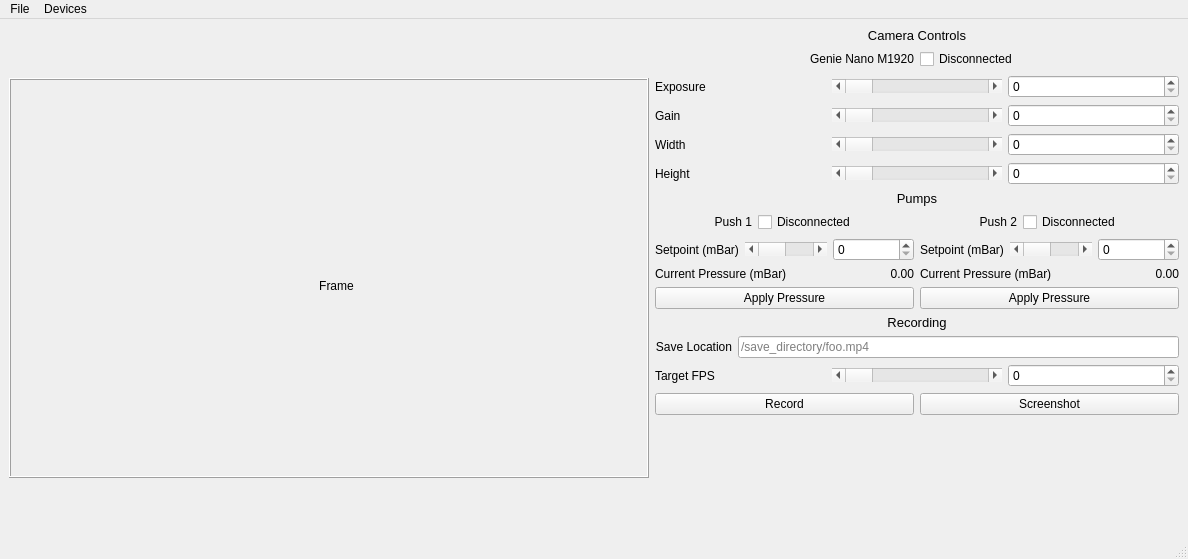
<?xml version="1.0" encoding="UTF-8"?>
<ui version="4.0">
 <class>MainWindow</class>
 <widget class="QMainWindow" name="MainWindow">
  <property name="geometry">
   <rect>
    <x>0</x>
    <y>0</y>
    <width>1188</width>
    <height>559</height>
   </rect>
  </property>
  <property name="windowTitle">
   <string>MainWindow</string>
  </property>
  <widget class="QWidget" name="centralwidget">
   <layout class="QHBoxLayout" name="horizontalLayout_15">
    <item>
     <widget class="QFrame" name="frame">
      <property name="minimumSize">
       <size>
        <width>640</width>
        <height>400</height>
       </size>
      </property>
      <property name="maximumSize">
       <size>
        <width>640</width>
        <height>400</height>
       </size>
      </property>
      <property name="frameShape">
       <enum>QFrame::Shape::Box</enum>
      </property>
      <property name="frameShadow">
       <enum>QFrame::Shadow::Raised</enum>
      </property>
      <widget class="QLabel" name="label">
       <property name="geometry">
        <rect>
         <x>300</x>
         <y>200</y>
         <width>55</width>
         <height>16</height>
        </rect>
       </property>
       <property name="text">
        <string>Frame</string>
       </property>
       <property name="alignment">
        <set>Qt::AlignmentFlag::AlignCenter</set>
       </property>
      </widget>
     </widget>
    </item>
    <item>
     <layout class="QGridLayout" name="gridLayout">
      <item row="4" column="0">
       <spacer name="verticalSpacer">
        <property name="orientation">
         <enum>Qt::Orientation::Vertical</enum>
        </property>
        <property name="sizeHint" stdset="0">
         <size>
          <width>20</width>
          <height>40</height>
         </size>
        </property>
       </spacer>
      </item>
      <item row="2" column="0">
       <layout class="QVBoxLayout" name="verticalLayout_4">
        <item>
         <widget class="QLabel" name="label_7">
          <property name="font">
           <font>
            <pointsize>10</pointsize>
           </font>
          </property>
          <property name="text">
           <string>Pumps</string>
          </property>
          <property name="alignment">
           <set>Qt::AlignmentFlag::AlignCenter</set>
          </property>
         </widget>
        </item>
        <item>
         <layout class="QHBoxLayout" name="horizontalLayout_8">
          <item>
           <layout class="QVBoxLayout" name="verticalLayout_2">
            <item>
             <layout class="QHBoxLayout" name="horizontalLayout_6">
              <item>
               <spacer name="horizontalSpacer_2">
                <property name="orientation">
                 <enum>Qt::Orientation::Horizontal</enum>
                </property>
                <property name="sizeHint" stdset="0">
                 <size>
                  <width>40</width>
                  <height>20</height>
                 </size>
                </property>
               </spacer>
              </item>
              <item>
               <widget class="QLabel" name="label_6">
                <property name="text">
                 <string>Push 1</string>
                </property>
                <property name="alignment">
                 <set>Qt::AlignmentFlag::AlignRight|Qt::AlignmentFlag::AlignTrailing|Qt::AlignmentFlag::AlignVCenter</set>
                </property>
               </widget>
              </item>
              <item>
               <widget class="QCheckBox" name="checkBox">
                <property name="text">
                 <string>Disconnected</string>
                </property>
               </widget>
              </item>
              <item>
               <spacer name="horizontalSpacer">
                <property name="orientation">
                 <enum>Qt::Orientation::Horizontal</enum>
                </property>
                <property name="sizeHint" stdset="0">
                 <size>
                  <width>40</width>
                  <height>20</height>
                 </size>
                </property>
               </spacer>
              </item>
             </layout>
            </item>
            <item>
             <layout class="QHBoxLayout" name="horizontalLayout_5">
              <item>
               <widget class="QLabel" name="label_9">
                <property name="text">
                 <string>Setpoint (mBar)</string>
                </property>
               </widget>
              </item>
              <item>
               <widget class="QScrollBar" name="horizontalScrollBar_5">
                <property name="orientation">
                 <enum>Qt::Orientation::Horizontal</enum>
                </property>
               </widget>
              </item>
              <item>
               <widget class="QSpinBox" name="spinBox_5"/>
              </item>
             </layout>
            </item>
            <item>
             <layout class="QHBoxLayout" name="horizontalLayout_7">
              <item>
               <widget class="QLabel" name="label_10">
                <property name="text">
                 <string>Current Pressure (mBar)</string>
                </property>
               </widget>
              </item>
              <item>
               <widget class="QLabel" name="label_11">
                <property name="text">
                 <string>0.00</string>
                </property>
                <property name="alignment">
                 <set>Qt::AlignmentFlag::AlignRight|Qt::AlignmentFlag::AlignTrailing|Qt::AlignmentFlag::AlignVCenter</set>
                </property>
               </widget>
              </item>
             </layout>
            </item>
            <item>
             <widget class="QPushButton" name="pushButton">
              <property name="text">
               <string>Apply Pressure</string>
              </property>
              <property name="checkable">
               <bool>true</bool>
              </property>
             </widget>
            </item>
           </layout>
          </item>
          <item>
           <layout class="QVBoxLayout" name="verticalLayout_3">
            <item>
             <layout class="QHBoxLayout" name="horizontalLayout_13">
              <item>
               <spacer name="horizontalSpacer_3">
                <property name="orientation">
                 <enum>Qt::Orientation::Horizontal</enum>
                </property>
                <property name="sizeHint" stdset="0">
                 <size>
                  <width>40</width>
                  <height>20</height>
                 </size>
                </property>
               </spacer>
              </item>
              <item>
               <widget class="QLabel" name="label_12">
                <property name="text">
                 <string>Push 2</string>
                </property>
                <property name="alignment">
                 <set>Qt::AlignmentFlag::AlignRight|Qt::AlignmentFlag::AlignTrailing|Qt::AlignmentFlag::AlignVCenter</set>
                </property>
               </widget>
              </item>
              <item>
               <widget class="QCheckBox" name="checkBox_2">
                <property name="text">
                 <string>Disconnected</string>
                </property>
               </widget>
              </item>
              <item>
               <spacer name="horizontalSpacer_4">
                <property name="orientation">
                 <enum>Qt::Orientation::Horizontal</enum>
                </property>
                <property name="sizeHint" stdset="0">
                 <size>
                  <width>40</width>
                  <height>20</height>
                 </size>
                </property>
               </spacer>
              </item>
             </layout>
            </item>
            <item>
             <layout class="QHBoxLayout" name="horizontalLayout_9">
              <item>
               <widget class="QLabel" name="label_13">
                <property name="text">
                 <string>Setpoint (mBar)</string>
                </property>
               </widget>
              </item>
              <item>
               <widget class="QScrollBar" name="horizontalScrollBar_6">
                <property name="orientation">
                 <enum>Qt::Orientation::Horizontal</enum>
                </property>
               </widget>
              </item>
              <item>
               <widget class="QSpinBox" name="spinBox_6"/>
              </item>
             </layout>
            </item>
            <item>
             <layout class="QHBoxLayout" name="horizontalLayout_10">
              <item>
               <widget class="QLabel" name="label_14">
                <property name="text">
                 <string>Current Pressure (mBar)</string>
                </property>
               </widget>
              </item>
              <item>
               <widget class="QLabel" name="label_15">
                <property name="text">
                 <string>0.00</string>
                </property>
                <property name="alignment">
                 <set>Qt::AlignmentFlag::AlignRight|Qt::AlignmentFlag::AlignTrailing|Qt::AlignmentFlag::AlignVCenter</set>
                </property>
               </widget>
              </item>
             </layout>
            </item>
            <item>
             <widget class="QPushButton" name="pushButton_2">
              <property name="text">
               <string>Apply Pressure</string>
              </property>
              <property name="checkable">
               <bool>true</bool>
              </property>
             </widget>
            </item>
           </layout>
          </item>
         </layout>
        </item>
       </layout>
      </item>
      <item row="0" column="0">
       <layout class="QVBoxLayout" name="verticalLayout_5">
        <item>
         <widget class="QLabel" name="label_8">
          <property name="font">
           <font>
            <pointsize>10</pointsize>
           </font>
          </property>
          <property name="text">
           <string>Camera Controls</string>
          </property>
          <property name="alignment">
           <set>Qt::AlignmentFlag::AlignCenter</set>
          </property>
         </widget>
        </item>
        <item>
         <layout class="QVBoxLayout" name="verticalLayout">
          <item>
           <layout class="QHBoxLayout" name="horizontalLayout_12">
            <item>
             <widget class="QLabel" name="label_16">
              <property name="layoutDirection">
               <enum>Qt::LayoutDirection::LeftToRight</enum>
              </property>
              <property name="text">
               <string>Genie Nano M1920</string>
              </property>
              <property name="alignment">
               <set>Qt::AlignmentFlag::AlignRight|Qt::AlignmentFlag::AlignTrailing|Qt::AlignmentFlag::AlignVCenter</set>
              </property>
             </widget>
            </item>
            <item>
             <widget class="QCheckBox" name="checkBox_3">
              <property name="layoutDirection">
               <enum>Qt::LayoutDirection::LeftToRight</enum>
              </property>
              <property name="text">
               <string>Disconnected</string>
              </property>
             </widget>
            </item>
           </layout>
          </item>
          <item>
           <layout class="QHBoxLayout" name="horizontalLayout">
            <item>
             <widget class="QLabel" name="label_2">
              <property name="text">
               <string>Exposure</string>
              </property>
             </widget>
            </item>
            <item>
             <widget class="QScrollBar" name="horizontalScrollBar">
              <property name="orientation">
               <enum>Qt::Orientation::Horizontal</enum>
              </property>
             </widget>
            </item>
            <item>
             <widget class="QSpinBox" name="spinBox"/>
            </item>
           </layout>
          </item>
          <item>
           <layout class="QHBoxLayout" name="horizontalLayout_2">
            <item>
             <widget class="QLabel" name="label_3">
              <property name="text">
               <string>Gain</string>
              </property>
             </widget>
            </item>
            <item>
             <widget class="QScrollBar" name="horizontalScrollBar_2">
              <property name="orientation">
               <enum>Qt::Orientation::Horizontal</enum>
              </property>
             </widget>
            </item>
            <item>
             <widget class="QSpinBox" name="spinBox_2"/>
            </item>
           </layout>
          </item>
          <item>
           <layout class="QHBoxLayout" name="horizontalLayout_3">
            <item>
             <widget class="QLabel" name="label_4">
              <property name="text">
               <string>Width</string>
              </property>
             </widget>
            </item>
            <item>
             <widget class="QScrollBar" name="horizontalScrollBar_3">
              <property name="orientation">
               <enum>Qt::Orientation::Horizontal</enum>
              </property>
             </widget>
            </item>
            <item>
             <widget class="QSpinBox" name="spinBox_3"/>
            </item>
           </layout>
          </item>
          <item>
           <layout class="QHBoxLayout" name="horizontalLayout_4">
            <item>
             <widget class="QLabel" name="label_5">
              <property name="text">
               <string>Height</string>
              </property>
             </widget>
            </item>
            <item>
             <widget class="QScrollBar" name="horizontalScrollBar_4">
              <property name="orientation">
               <enum>Qt::Orientation::Horizontal</enum>
              </property>
             </widget>
            </item>
            <item>
             <widget class="QSpinBox" name="spinBox_4"/>
            </item>
           </layout>
          </item>
         </layout>
        </item>
       </layout>
      </item>
      <item row="3" column="0">
       <layout class="QVBoxLayout" name="verticalLayout_7">
        <item>
         <widget class="QLabel" name="label_17">
          <property name="font">
           <font>
            <pointsize>10</pointsize>
           </font>
          </property>
          <property name="text">
           <string>Recording</string>
          </property>
          <property name="alignment">
           <set>Qt::AlignmentFlag::AlignCenter</set>
          </property>
         </widget>
        </item>
        <item>
         <layout class="QVBoxLayout" name="verticalLayout_6">
          <item>
           <layout class="QHBoxLayout" name="horizontalLayout_18">
            <item>
             <widget class="QLabel" name="label_18">
              <property name="layoutDirection">
               <enum>Qt::LayoutDirection::LeftToRight</enum>
              </property>
              <property name="text">
               <string>Save Location</string>
              </property>
              <property name="alignment">
               <set>Qt::AlignmentFlag::AlignRight|Qt::AlignmentFlag::AlignTrailing|Qt::AlignmentFlag::AlignVCenter</set>
              </property>
             </widget>
            </item>
            <item>
             <widget class="QLineEdit" name="lineEdit">
              <property name="placeholderText">
               <string>/save_directory/foo.mp4</string>
              </property>
             </widget>
            </item>
           </layout>
          </item>
          <item>
           <layout class="QHBoxLayout" name="horizontalLayout_11">
            <item>
             <widget class="QLabel" name="label_19">
              <property name="text">
               <string>Target FPS</string>
              </property>
             </widget>
            </item>
            <item>
             <widget class="QScrollBar" name="horizontalScrollBar_7">
              <property name="orientation">
               <enum>Qt::Orientation::Horizontal</enum>
              </property>
             </widget>
            </item>
            <item>
             <widget class="QSpinBox" name="spinBox_7"/>
            </item>
           </layout>
          </item>
          <item>
           <layout class="QHBoxLayout" name="horizontalLayout_14">
            <item>
             <widget class="QPushButton" name="pushButton_3">
              <property name="text">
               <string>Record</string>
              </property>
              <property name="checkable">
               <bool>true</bool>
              </property>
             </widget>
            </item>
            <item>
             <widget class="QPushButton" name="pushButton_4">
              <property name="text">
               <string>Screenshot</string>
              </property>
              <property name="checkable">
               <bool>true</bool>
              </property>
             </widget>
            </item>
           </layout>
          </item>
         </layout>
        </item>
       </layout>
      </item>
     </layout>
    </item>
   </layout>
  </widget>
  <widget class="QMenuBar" name="menubar">
   <property name="geometry">
    <rect>
     <x>0</x>
     <y>0</y>
     <width>1188</width>
     <height>33</height>
    </rect>
   </property>
   <widget class="QMenu" name="menuFile">
    <property name="title">
     <string>File</string>
    </property>
    <addaction name="actionSave_Directory"/>
   </widget>
   <widget class="QMenu" name="menuDevices">
    <property name="title">
     <string>Devices</string>
    </property>
    <addaction name="actionNano_Genie_M1920"/>
    <addaction name="actionEZFlow_Push_1"/>
    <addaction name="actionEZFlow_Push_2"/>
   </widget>
   <addaction name="menuFile"/>
   <addaction name="menuDevices"/>
  </widget>
  <widget class="QStatusBar" name="statusbar"/>
  <action name="actionSave_Directory">
   <property name="text">
    <string>Save Directory</string>
   </property>
  </action>
  <action name="actionNano_Genie_M1920">
   <property name="text">
    <string>Nano Genie M1920</string>
   </property>
  </action>
  <action name="actionEZFlow_Push_1">
   <property name="text">
    <string>EZFlow Push 1</string>
   </property>
  </action>
  <action name="actionEZFlow_Push_2">
   <property name="text">
    <string>EZFlow Push 2</string>
   </property>
  </action>
 </widget>
 <resources/>
 <connections/>
</ui>
